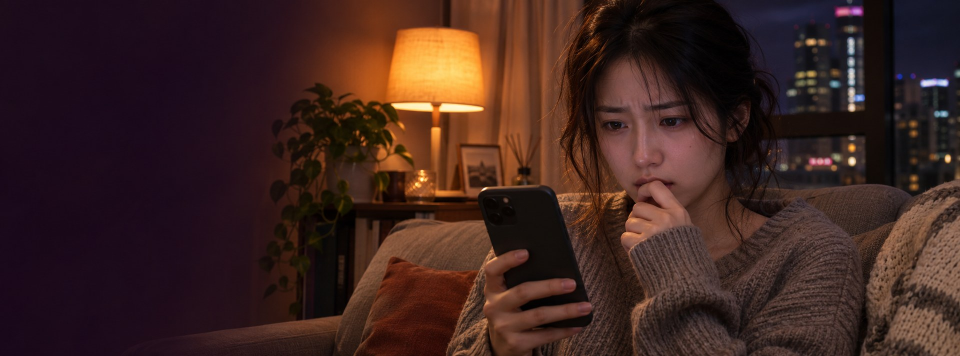
#> input picture frontend-next/hero.jpg, 1920 x 712 px (shown at 1/2 size); its folder holds only this picture in this run
$ python -i image_regions.py   (imports and definitions only)
#> lines starting #> are read from the running program, lines starting #| are printed output that depends on the picture
#> further down, picture is the input picture: PIL image 1920x712 RGB; mean R, G, B 61.9, 36.4, 31.8
"""Bounded diagnostic spatial sampling. Boxes are sampled areas, never forgery locations."""
from PIL import Image,ImageOps
def official_view_layout(image):
 """Coordinates match the audited author's 528/576 preprocessing, including overlap."""
 image=ImageOps.exif_transpose(image);w,h=image.size
 if min(w,h)>576:
  scale=576/min(w,h);w,h=round(w*scale),round(h*scale)
 elif min(w,h)<528:
  import math
  scale=528/min(w,h);w,h=math.ceil(w*scale),math.ceil(h*scale)
 cx,cy=(w-528)//2,(h-528)//2
 boxes=[(x,cy,x+528,cy+528) for x in [0,cx,w-528]] if w>=h else [(cx,y,cx+528,y+528) for y in [0,cy,h-528]]
 return dict(width=w,height=h,boxes=[list(b) for b in boxes],distinct_regions=len(set(boxes)),basis='Coordinates on proportionally resized image; sampled areas, not anomaly locations')
def expanded_views(image):
 image=ImageOps.exif_transpose(image).convert('RGB');w,h=image.size
#> after `w, h = image.size`: w = 1920; h = 712
 # Global preserves the original aspect ratio; the model processor handles its token budget.
 global_view=image.copy();global_view.thumbnail((1536,1536),Image.Resampling.LANCZOS)
#> after `global_view.thumbnail((1536, 1536), Image.Resampling.LANCZOS)`:
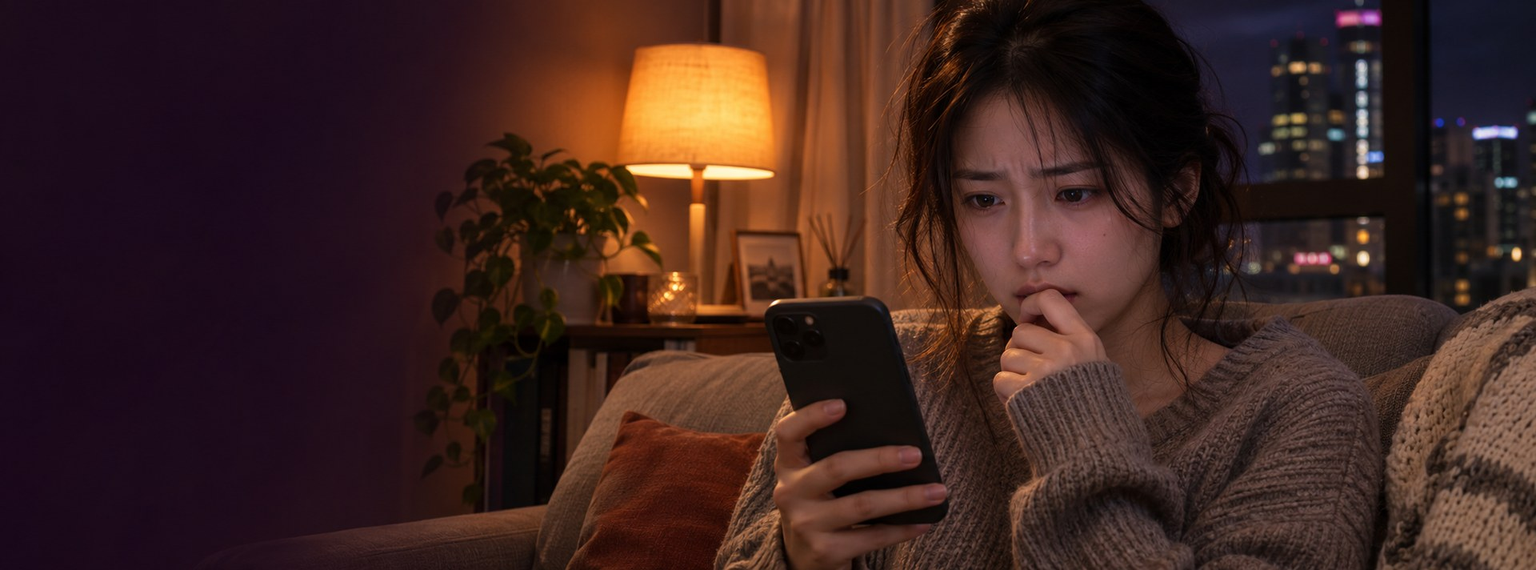
#> global_view: PIL image 1536x570 RGB; mean R, G, B 61.9, 36.4, 31.8
 images=[global_view];trace=[dict(label='整图概览',box=[0,0,w,h],kind='global')]
 side=max(1,round(min(w,h)*.6));seen=set()
#> after `side = max(1, round(min(w, h) * 0.6))`: side = 427
 for row,fraction_y in enumerate([0,.5,1]):
  for col,fraction_x in enumerate([0,.5,1]):
   x=round((w-side)*fraction_x);y=round((h-side)*fraction_y);box=(x,y,x+side,y+side)
   if box in seen:continue
   seen.add(box);images.append(image.crop(box).resize((528,528),Image.Resampling.LANCZOS));trace.append(dict(label=f'第{row+1}行第{col+1}列',box=list(box),kind='local'))
#> after the loop, images = 10 items; seen = 9 items; trace = 10 items
 return images,trace

>>> from PIL import Image
>>> picture = Image.open('../frontend-next/hero.jpg')
>>> result = expanded_views(picture)
